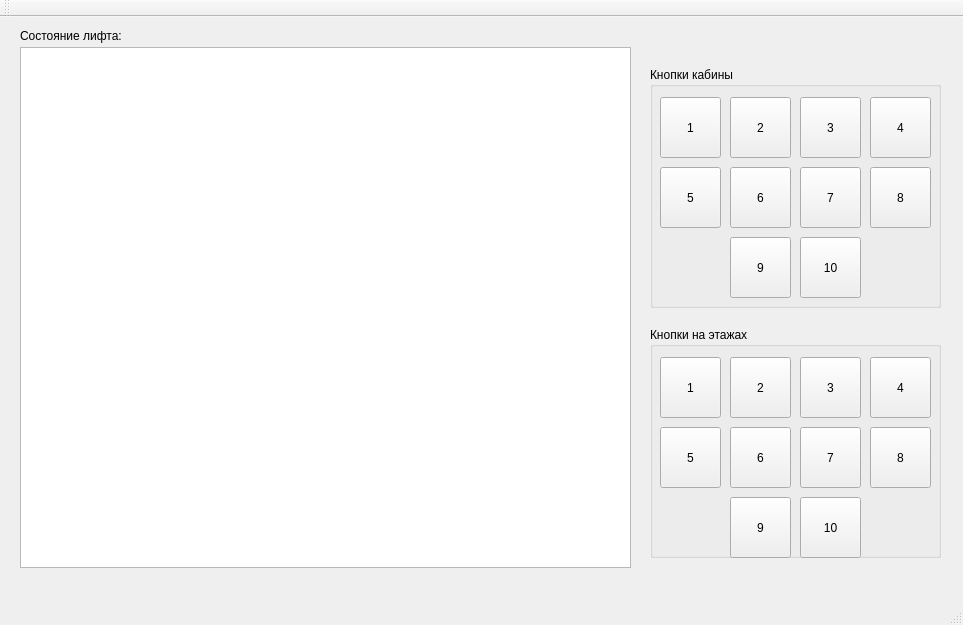
<?xml version="1.0" encoding="UTF-8"?>
<ui version="4.0">
 <class>MainWindow</class>
 <widget class="QMainWindow" name="MainWindow">
  <property name="geometry">
   <rect>
    <x>0</x>
    <y>0</y>
    <width>963</width>
    <height>625</height>
   </rect>
  </property>
  <property name="windowTitle">
   <string>MainWindow</string>
  </property>
  <widget class="QWidget" name="centralWidget">
   <widget class="QTextEdit" name="textEdit">
    <property name="geometry">
     <rect>
      <x>20</x>
      <y>30</y>
      <width>611</width>
      <height>521</height>
     </rect>
    </property>
   </widget>
   <widget class="QGroupBox" name="groupBox">
    <property name="geometry">
     <rect>
      <x>650</x>
      <y>50</y>
      <width>291</width>
      <height>241</height>
     </rect>
    </property>
    <property name="title">
     <string>Кнопки кабины</string>
    </property>
    <widget class="QPushButton" name="but_cabin_1">
     <property name="geometry">
      <rect>
       <x>10</x>
       <y>30</y>
       <width>61</width>
       <height>61</height>
      </rect>
     </property>
     <property name="text">
      <string>1</string>
     </property>
    </widget>
    <widget class="QPushButton" name="but_cabin_2">
     <property name="geometry">
      <rect>
       <x>80</x>
       <y>30</y>
       <width>61</width>
       <height>61</height>
      </rect>
     </property>
     <property name="text">
      <string>2</string>
     </property>
    </widget>
    <widget class="QPushButton" name="but_cabin_3">
     <property name="geometry">
      <rect>
       <x>150</x>
       <y>30</y>
       <width>61</width>
       <height>61</height>
      </rect>
     </property>
     <property name="text">
      <string>3</string>
     </property>
    </widget>
    <widget class="QPushButton" name="but_cabin_4">
     <property name="geometry">
      <rect>
       <x>220</x>
       <y>30</y>
       <width>61</width>
       <height>61</height>
      </rect>
     </property>
     <property name="text">
      <string>4</string>
     </property>
    </widget>
    <widget class="QPushButton" name="but_cabin_5">
     <property name="geometry">
      <rect>
       <x>10</x>
       <y>100</y>
       <width>61</width>
       <height>61</height>
      </rect>
     </property>
     <property name="text">
      <string>5</string>
     </property>
    </widget>
    <widget class="QPushButton" name="but_cabin_6">
     <property name="geometry">
      <rect>
       <x>80</x>
       <y>100</y>
       <width>61</width>
       <height>61</height>
      </rect>
     </property>
     <property name="text">
      <string>6</string>
     </property>
    </widget>
    <widget class="QPushButton" name="but_cabin_8">
     <property name="geometry">
      <rect>
       <x>220</x>
       <y>100</y>
       <width>61</width>
       <height>61</height>
      </rect>
     </property>
     <property name="text">
      <string>8</string>
     </property>
    </widget>
    <widget class="QPushButton" name="but_cabin_7">
     <property name="geometry">
      <rect>
       <x>150</x>
       <y>100</y>
       <width>61</width>
       <height>61</height>
      </rect>
     </property>
     <property name="text">
      <string>7</string>
     </property>
    </widget>
    <widget class="QPushButton" name="but_cabin_9">
     <property name="geometry">
      <rect>
       <x>80</x>
       <y>170</y>
       <width>61</width>
       <height>61</height>
      </rect>
     </property>
     <property name="text">
      <string>9</string>
     </property>
    </widget>
    <widget class="QPushButton" name="but_cabin_10">
     <property name="geometry">
      <rect>
       <x>150</x>
       <y>170</y>
       <width>61</width>
       <height>61</height>
      </rect>
     </property>
     <property name="text">
      <string>10</string>
     </property>
    </widget>
   </widget>
   <widget class="QGroupBox" name="groupBox_2">
    <property name="geometry">
     <rect>
      <x>650</x>
      <y>310</y>
      <width>291</width>
      <height>231</height>
     </rect>
    </property>
    <property name="title">
     <string>Кнопки на этажах</string>
    </property>
    <widget class="QPushButton" name="but_floor_1">
     <property name="geometry">
      <rect>
       <x>10</x>
       <y>30</y>
       <width>61</width>
       <height>61</height>
      </rect>
     </property>
     <property name="text">
      <string>1</string>
     </property>
    </widget>
    <widget class="QPushButton" name="but_floor_2">
     <property name="geometry">
      <rect>
       <x>80</x>
       <y>30</y>
       <width>61</width>
       <height>61</height>
      </rect>
     </property>
     <property name="text">
      <string>2</string>
     </property>
    </widget>
    <widget class="QPushButton" name="but_floor_3">
     <property name="geometry">
      <rect>
       <x>150</x>
       <y>30</y>
       <width>61</width>
       <height>61</height>
      </rect>
     </property>
     <property name="text">
      <string>3</string>
     </property>
    </widget>
    <widget class="QPushButton" name="but_floor_5">
     <property name="geometry">
      <rect>
       <x>10</x>
       <y>100</y>
       <width>61</width>
       <height>61</height>
      </rect>
     </property>
     <property name="text">
      <string>5</string>
     </property>
    </widget>
    <widget class="QPushButton" name="but_floor_6">
     <property name="geometry">
      <rect>
       <x>80</x>
       <y>100</y>
       <width>61</width>
       <height>61</height>
      </rect>
     </property>
     <property name="text">
      <string>6</string>
     </property>
    </widget>
    <widget class="QPushButton" name="but_floor_7">
     <property name="geometry">
      <rect>
       <x>150</x>
       <y>100</y>
       <width>61</width>
       <height>61</height>
      </rect>
     </property>
     <property name="text">
      <string>7</string>
     </property>
    </widget>
    <widget class="QPushButton" name="but_floor_9">
     <property name="geometry">
      <rect>
       <x>80</x>
       <y>170</y>
       <width>61</width>
       <height>61</height>
      </rect>
     </property>
     <property name="text">
      <string>9</string>
     </property>
    </widget>
    <widget class="QPushButton" name="but_floor_4">
     <property name="geometry">
      <rect>
       <x>220</x>
       <y>30</y>
       <width>61</width>
       <height>61</height>
      </rect>
     </property>
     <property name="text">
      <string>4</string>
     </property>
    </widget>
    <widget class="QPushButton" name="but_floor_8">
     <property name="geometry">
      <rect>
       <x>220</x>
       <y>100</y>
       <width>61</width>
       <height>61</height>
      </rect>
     </property>
     <property name="text">
      <string>8</string>
     </property>
    </widget>
    <widget class="QPushButton" name="but_floor_10">
     <property name="geometry">
      <rect>
       <x>150</x>
       <y>170</y>
       <width>61</width>
       <height>61</height>
      </rect>
     </property>
     <property name="text">
      <string>10</string>
     </property>
    </widget>
   </widget>
   <widget class="QLabel" name="label">
    <property name="geometry">
     <rect>
      <x>20</x>
      <y>10</y>
      <width>351</width>
      <height>17</height>
     </rect>
    </property>
    <property name="text">
     <string>Состояние лифта:</string>
    </property>
   </widget>
  </widget>
  <widget class="QMenuBar" name="menuBar">
   <property name="geometry">
    <rect>
     <x>0</x>
     <y>0</y>
     <width>963</width>
     <height>22</height>
    </rect>
   </property>
  </widget>
  <widget class="QToolBar" name="mainToolBar">
   <attribute name="toolBarArea">
    <enum>TopToolBarArea</enum>
   </attribute>
   <attribute name="toolBarBreak">
    <bool>false</bool>
   </attribute>
  </widget>
  <widget class="QStatusBar" name="statusBar"/>
 </widget>
 <layoutdefault spacing="6" margin="11"/>
 <resources/>
 <connections/>
</ui>
